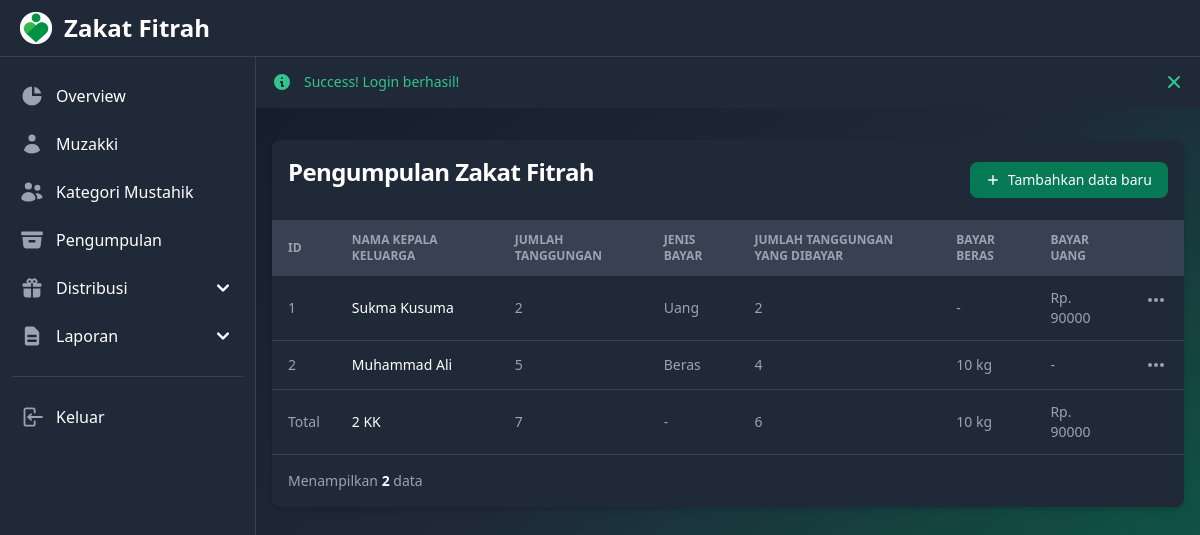
/pengumpulan/index.php (signed in), run on the app's committed database.
### tables this page shows
CREATE TABLE `bayarzakat` (
  `id_zakat` int(11) NOT NULL,
  `nama_KK` varchar(50) NOT NULL,
  `jumlah_tanggungan` int(11) NOT NULL,
  `jenis_bayar` enum('beras','uang') NOT NULL,
  `jumlah_tanggunganyangdibayar` int(11) NOT NULL,
  `bayar_beras` double NOT NULL,
  `bayar_uang` int(11) NOT NULL
);

### pengumpulan/index.php (the view, shortened to what this page needs)
<?php session_start();
if (isset($_SESSION['flash_status'])) {
  $flash_status = $_SESSION['flash_status'];
  $flash_message = $_SESSION['flash_message'];
}
include_once("../koneksi.php");
$result = mysqli_query($mysqli, "SELECT * FROM bayarzakat");
?>
<!DOCTYPE html>
<html lang="en">
<head>
  <link rel="stylesheet" href="../styles.css">
</head>
<body class="min-h-screen min-w-screen bg-gradient-to-tl from-green-700 via-gray-800 to-gray-900">
  <nav class="fixed top-0 z-50 w-full border-b bg-gray-800 border-gray-700">
    <div class="px-3 py-3 lg:px-5 lg:pl-3">
      <div class="flex items-center justify-between">
        <div class="flex items-center justify-start">
          <a href="../index.php" class="flex ml-2 md:mr-24">
            <img src="../logo.png" class="h-8" alt="Zakat Logo" />
            <span class="self-center text-xl font-semibold ml-3 sm:text-2xl whitespace-nowrap text-white">Zakat Fitrah</span>
          </a>
        </div>
      </div>
    </div>
  </nav>
  <aside id="default-sidebar" class="fixed top-14 left-0 z-40 w-64 h-screen transition-transform -translate-x-full md:translate-x-0" aria-label="Sidenav">
    <div class="overflow-y-auto py-5 px-3 h-full border-r bg-gray-800 border-gray-700">
      <ul class="space-y-2">
        <li>
          <a href="../index.php" class="flex items-center p-2 text-base font-normal rounded-lg text-white hover:bg-gray-700 group">
            <svg aria-hidden="true" class="w-6 h-6 transition duration-75 text-gray-400 group-hover:text-white" fill="currentColor" viewBox="0 0 20 20" xmlns="http://www.w3.org/2000/svg">
              <path d="M2 10a8 8 0 018-8v8h8a8 8 0 11-16 0z"></path>
              <path d="M12 2.252A8.014 8.014 0 0117.748 8H12V2.252z"></path>
            </svg>
            <span class="ml-3">Overview</span>
          </a>
        </li>
        <li>
          <a href="../muzakki/index.php" class="flex items-center p-2 text-base font-normal rounded-lg text-white hover:bg-gray-700 group">
            <span class="ml-3">Muzakki</span>
          </a>
        </li>
        <li>
          <a href="../kategori-mustahik/index.php" class="flex items-center p-2 text-base font-normal rounded-lg text-white hover:bg-gray-700 group">
            <span class="ml-3">Kategori Mustahik</span>
          </a>
        </li>
        <li>
          <a href="../pengumpulan/index.php" class="flex items-center p-2 text-base font-normal rounded-lg text-white hover:bg-gray-700 group">
            <span class="ml-3">Pengumpulan</span>
          </a>
        </li>
        <li>
          <button type="button" class="flex items-center p-2 w-full text-base font-normal rounded-lg transition duration-75 group text-white hover:bg-gray-700" aria-controls="dropdown-distribusi" data-collapse-toggle="dropdown-distribusi">
            <span class="flex-1 ml-3 text-left whitespace-nowrap">Distribusi</span>
            <svg aria-hidden="true" class="w-6 h-6" fill="currentColor" viewBox="0 0 20 20" xmlns="http://www.w3.org/2000/svg">
              <path fill-rule="evenodd" d="M5.293 7.293a1 1 0 011.414 0L10 10.586l3.293-3.293a1 1 0 111.414 1.414l-4 4a1 1 0 01-1.414 0l-4-4a1 1 0 010-1.414z" clip-rule="evenodd"></path>
            </svg>
          </button>
        </li>
        <li>
          <button type="button" class="flex items-center p-2 w-full text-base font-normal rounded-lg transition duration-75 group text-white hover:bg-gray-700" aria-controls="dropdown-laporan" data-collapse-toggle="dropdown-laporan">
            <span class="flex-1 ml-3 text-left whitespace-nowrap">Laporan</span>
            <svg aria-hidden="true" class="w-6 h-6" fill="currentColor" viewBox="0 0 20 20" xmlns="http://www.w3.org/2000/svg">
              <path fill-rule="evenodd" d="M5.293 7.293a1 1 0 011.414 0L10 10.586l3.293-3.293a1 1 0 111.414 1.414l-4 4a1 1 0 01-1.414 0l-4-4a1 1 0 010-1.414z" clip-rule="evenodd"></path>
            </svg>
          </button>
        </li>
      </ul>
      <ul class="pt-5 mt-5 space-y-2 border-t border-gray-700">
        <li>
          <a href="../logout.php" class="flex items-center p-2 text-base font-normal rounded-lg transition duration-75 hover:bg-gray-700 text-white group">
            <span class="ml-3">Keluar</span>
          </a>
        </li>
      </ul>
    </div>
  </aside>
  <div class="mt-14 md:ml-64">
    <?php if (isset($flash_status)) { ?>
      <div id="alert" <?php if ($flash_status === 'Error') { ?> class="flex p-4 mb-4 bg-gray-800 text-red-400" <?php } elseif ($flash_status === 'Success') { ?> class="flex p-4 mb-4 bg-gray-800 text-green-400" <?php } ?> role="alert">
        <div class="ml-3 text-sm font-medium">
          <?php echo $flash_status; ?>! <?php echo $flash_message; ?>
        </div>
        <button type="button"  <?php if ($flash_status === 'Success') { ?> class="ml-auto -mx-1.5 -my-1.5 rounded-lg focus:ring-2 focus:ring-green-400 p-1.5 inline-flex h-8 w-8 bg-gray-800 text-green-400 hover:bg-gray-700" <?php } ?> data-dismiss-target="#alert" aria-label="Close">
        </button>
      </div>
    <?php } ?>
    <main class="mx-auto p-4">
      <div class="bg-gray-800 relative shadow-md sm:rounded-lg overflow-visible">
        <div class="flex flex-col md:flex-row items-center justify-between space-y-3 md:space-y-0 md:space-x-4 p-4">
          <div class="w-full md:w-1/2">
            <h1 class="text-xl font-bold leading-tight tracking-tight md:text-2xl text-white mb-4">Pengumpulan Zakat Fitrah</h1>
          </div>
          <div class="w-full md:w-auto flex flex-col md:flex-row space-y-2 md:space-y-0 items-stretch md:items-center justify-end md:space-x-3 flex-shrink-0">
            <a href="./add.php" class="flex items-center justify-center text-white focus:ring-4 font-medium rounded-lg text-sm px-4 py-2 bg-green-600 hover:bg-green-700 focus:outline-none focus:ring-green-800">
              <svg class="h-3.5 w-3.5 mr-2" fill="currentColor" viewbox="0 0 20 20" xmlns="http://www.w3.org/2000/svg" aria-hidden="true">
                <path clip-rule="evenodd" fill-rule="evenodd" d="M10 3a1 1 0 011 1v5h5a1 1 0 110 2h-5v5a1 1 0 11-2 0v-5H4a1 1 0 110-2h5V4a1 1 0 011-1z" />
              </svg>
              Tambahkan data baru
            </a>
          </div>
        </div>
        <div class="overflow-x-auto">
          <table class="w-full text-sm text-left text-gray-400">
            <thead class="text-xs uppercase bg-gray-700 text-gray-400">
              <tr>
                <th scope="col" class="px-4 py-3">Id</th>
                <th scope="col" class="px-4 py-3">Nama Kepala Keluarga</th>
                <th scope="col" class="px-4 py-3">Jumlah Tanggungan</th>
                <th scope="col" class="px-4 py-3">Jenis Bayar</th>
                <th scope="col" class="px-4 py-3">Jumlah Tanggungan yang Dibayar</th>
                <th scope="col" class="px-4 py-3">Bayar Beras</th>
                <th scope="col" class="px-4 py-3">Bayar Uang</th>
                <th scope="col" class="px-4 py-3">
                </th>
              </tr>
            </thead>
            <tbody>
              <?php
              $jml_tanggungan = 0;
              $jml_tanggunganyangdibayar = 0;
              $bayar_beras = 0;
              $bayar_uang = 0;
              while ($res = mysqli_fetch_array($result)) {
                $jml_tanggungan += $res['jumlah_tanggungan'];
                $jml_tanggunganyangdibayar += $res['jumlah_tanggunganyangdibayar'];
                $bayar_beras += $res['bayar_beras'];
                $bayar_uang += $res['bayar_uang'];
              ?>
                <tr class="border-b border-gray-700">
                  <td class="px-4 py-3"><?php echo $res['id_zakat'] ?></td>
                  <th scope="row" class="px-4 py-3 font-medium whitespace-nowrap text-white">
                    <?php echo $res['nama_KK'] ?>
                  </th>
                  <td class="px-4 py-3"><?php echo $res['jumlah_tanggungan'] ?></td>
                  <td class="px-4 py-3"><?php if ($res['jenis_bayar'] === "beras") echo "Beras";
                                        else echo "Uang"; ?></td>
                  <td class="px-4 py-3"><?php echo $res['jumlah_tanggunganyangdibayar'] ?></td>
                  <td class="px-4 py-3"><?php if ($res['jenis_bayar'] === "uang") echo "-";
                                        else echo $res['bayar_beras'] . " kg"; ?></td>
                  <td class="px-4 py-3"><?php if ($res['jenis_bayar'] === "beras") echo "-";
                                        else echo "Rp. " . $res['bayar_uang'] ?></td>
                  <td class="px-4 py-3 flex items-center justify-end">
                    <button id="<?php echo $res['id_zakat'] ?>-dropdown-button" data-dropdown-toggle="<?php echo $res['id_zakat'] ?>-dropdown" class="inline-flex items-center p-0.5 text-sm font-medium text-center rounded-lg focus:outline-none text-gray-400 hover:text-gray-100" type="button">
                      <svg class="w-5 h-5" aria-hidden="true" fill="currentColor" viewbox="0 0 20 20" xmlns="http://www.w3.org/2000/svg">
                        <path d="M6 10a2 2 0 11-4 0 2 2 0 014 0zM12 10a2 2 0 11-4 0 2 2 0 014 0zM16 12a2 2 0 100-4 2 2 0 000 4z" />
                      </svg>
                    </button>
                  </td>
                </tr>
              <?php } ?>
            </tbody>
            <tfoot>
              <tr class="border-b border-gray-700">
                <td class="px-4 py-3">Total</td>
                <td class="px-4 py-3 font-medium whitespace-nowrap text-white"><?php echo mysqli_num_rows($result); ?> KK</td>
                <td class="px-4 py-3"><?php echo $jml_tanggungan ?></td>
                <td class="px-4 py-3">-</td>
                <td class="px-4 py-3"><?php echo $jml_tanggunganyangdibayar ?></td>
                <td class="px-4 py-3"><?php echo $bayar_beras ?> kg</td>
                <td class="px-4 py-3">Rp. <?php echo $bayar_uang ?></td>
                <td class="px-4 py-3"></td>
              </tr>
            </tfoot>
          </table>
        </div>
        <nav class="flex flex-col md:flex-row justify-between items-start md:items-center space-y-3 md:space-y-0 p-4" aria-label="Table navigation">
          <span class="text-sm font-normal text-gray-400">
            Menampilkan
            <span class="font-semibold text-white"><?php echo mysqli_num_rows($result) ?></span> data
          </span>
        </nav>
      </div>
    </main>
  </div>
</body>
</html>

### data on the page
bayarzakat: id_zakat "1", nama_KK "Sukma Kusuma", jumlah_tanggungan "2", jenis_bayar "Uang", jumlah_tanggunganyangdibayar "2", bayar_uang "90000"
bayarzakat: id_zakat "2", nama_KK "Muhammad Ali", jumlah_tanggungan "5", jenis_bayar "Beras", jumlah_tanggunganyangdibayar "4", bayar_beras "10"

### other printed values
$flash_status "Success"
$flash_message "Login berhasil!"
mysqli_num_rows($result) "2"
$jml_tanggungan "7"
$jml_tanggunganyangdibayar "6"
$bayar_beras "10"
$bayar_uang "90000"
